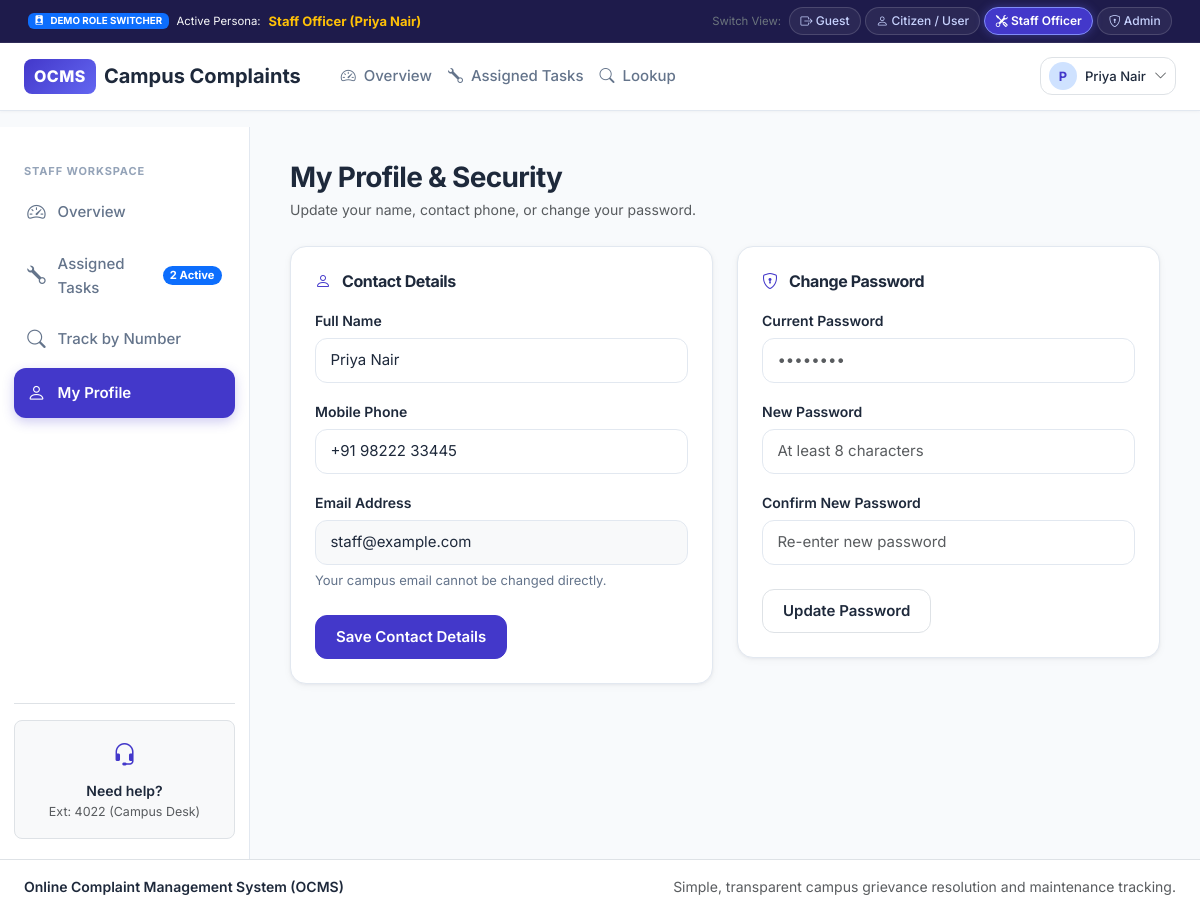
Screenshot of /profile (signed in) with the database file from the repository.
### app/models.py (models this page shows, shortened)
class User(UserMixin, db.Model):
    __tablename__ = 'users'
    id = db.Column(db.Integer, primary_key=True)
    name = db.Column(db.String(100), nullable=False)
    email = db.Column(db.String(120), unique=True, nullable=False, index=True)
    phone = db.Column(db.String(20), nullable=True)
    password_hash = db.Column(db.String(255), nullable=False)
    role = db.Column(db.String(20), default='user', nullable=False, index=True)  # 'user', 'staff', 'admin'
    is_active = db.Column(db.Boolean, default=True, nullable=False)
    department = db.Column(db.String(100), nullable=True)
    failed_attempts = db.Column(db.Integer, default=0, nullable=False)
    locked_until = db.Column(SliceableDateTimeType, nullable=True)
    created_at = db.Column(SliceableDateTimeType, default=datetime.utcnow, nullable=False)
    complaints = db.relationship('Complaint', foreign_keys='Complaint.user_id', backref='user', lazy=True)
    assigned_complaints = db.relationship('Complaint', foreign_keys='Complaint.assigned_to', backref='assignee', lazy=True)
    notifications = db.relationship('Notification', backref='user', lazy=True, cascade='all, delete-orphan')

### app/user/routes.py (the view, shortened to what this page needs)
@user_bp.route('/profile', methods=['GET', 'POST'])
@login_required
def profile():
    return render_template(
        'user/profile.html',
        is_dashboard=True,
        active_page='profile',
        user=current_user
    )

### app/__init__.py (called while the page is built)
@login_manager.user_loader
def load_user(user_id):
    return db.session.get(User, int(user_id))

def smart_url_for(endpoint, **values):
    try:
        return flask_url_for(endpoint, **values)
    except Exception:
        for prefix in ['auth', 'user', 'admin', 'staff', 'main']:
            try:
                return flask_url_for(f"{prefix}.{endpoint}", **values)
            except Exception:
                pass
        return flask_url_for(endpoint, **values)

### app/models.py (called while the page is built)
    def process_result_value(self, value, dialect):
        if value is not None:
            return SliceableDateTime(
                value.year, value.month, value.day,
                value.hour, value.minute, value.second,
                value.microsecond, value.tzinfo
            )
        return value

### templates/user/profile.html (shortened to what this page needs)
{% extends 'base.html' %}
{% block content %}
<div class="mb-4">
  <h2 class="fw-bold text-dark mb-1">My Profile & Security</h2>
  <p class="text-muted small mb-0">Update your name, contact phone, or change your password.</p>
</div>
<div class="row g-4">
  <div class="col-lg-6">
    <div class="ocms-card p-4">
      <h5 class="fw-bold text-dark mb-3"><i class="bi bi-person me-2 text-primary"></i> Contact Details</h5>
      <form action="{{ url_for('profile') }}" method="POST">
        <div class="mb-3">
          <label class="form-label">Full Name</label>
          <input type="text" class="form-control" name="name" value="{{ current_user.name }}" required>
        </div>
        <div class="mb-3">
          <label class="form-label">Mobile Phone</label>
          <input type="tel" class="form-control" name="phone" value="{{ current_user.phone or '' }}" placeholder="+91 98765 43210">
        </div>
        <div class="mb-4">
          <label class="form-label">Email Address</label>
          <input type="email" class="form-control bg-light" value="{{ current_user.email }}" readonly>
          <div class="form-text">Your campus email cannot be changed directly.</div>
        </div>
        <button type="submit" class="btn btn-primary">
          Save Contact Details
        </button>
      </form>
    </div>
  </div>
  <div class="col-lg-6">
    <div class="ocms-card p-4">
      <h5 class="fw-bold text-dark mb-3"><i class="bi bi-shield-lock me-2 text-primary"></i> Change Password</h5>
      <form action="{{ url_for('profile') }}" method="POST">
        <div class="mb-3">
          <label class="form-label">Current Password</label>
          <input type="password" class="form-control" name="current_password" placeholder="••••••••" required>
        </div>
        <div class="mb-3">
          <label class="form-label">New Password</label>
          <input type="password" class="form-control" name="new_password" placeholder="At least 8 characters" required minlength="8">
        </div>
        <div class="mb-4">
          <label class="form-label">Confirm New Password</label>
          <input type="password" class="form-control" name="confirm_password" placeholder="Re-enter new password" required minlength="8">
        </div>
        <button type="submit" class="btn btn-light border">
          Update Password
        </button>
      </form>
    </div>
  </div>
</div>
{% endblock %}

### templates/partials/navbar.html (shortened to what this page needs)
<nav class="navbar navbar-expand-lg ocms-navbar">
  <div class="container-fluid px-3 px-md-4">
    <a class="navbar-brand d-flex align-items-center gap-2 fw-bold text-dark text-decoration-none" href="{{ url_for('index') }}">
      <span class="brand-badge fs-6">OCMS</span>
      <span class="fs-5 d-none d-sm-inline">Campus Complaints</span>
    </a>
    <div class="collapse navbar-collapse" id="ocmsNavContent">
      <ul class="navbar-nav me-auto mb-2 mb-lg-0 ms-lg-3">
        {% if not session.get('role') %}
          <li class="nav-item">
            <a class="nav-link" href="{{ url_for('index') }}"><i class="bi bi-house me-1"></i> Home</a>
          </li>
          <li class="nav-item">
            <a class="nav-link" href="{{ url_for('index') }}#categories"><i class="bi bi-grid me-1"></i> Categories</a>
          </li>
          <li class="nav-item">
            <a class="nav-link" href="{{ url_for('track_public') }}"><i class="bi bi-search me-1"></i> Track a Complaint</a>
          </li>
        {% elif session.get('role') == 'staff' %}
          <li class="nav-item">
            <a class="nav-link" href="{{ url_for('staff_dashboard') }}"><i class="bi bi-speedometer2 me-1"></i> Overview</a>
          </li>
          <li class="nav-item">
            <a class="nav-link" href="{{ url_for('staff_complaints') }}"><i class="bi bi-wrench me-1"></i> Assigned Tasks</a>
          </li>
          <li class="nav-item">
            <a class="nav-link" href="{{ url_for('track_public') }}"><i class="bi bi-search me-1"></i> Lookup</a>
          </li>
        {% endif %}
      </ul>
      <div class="d-flex align-items-center flex-wrap gap-2">
        {% if not session.get('role') %}
          <a href="{{ url_for('submit_complaint') }}" class="btn btn-primary btn-sm px-3 shadow-sm">
            <i class="bi bi-plus-circle me-1"></i> Submit a Complaint
          </a>
          <a href="{{ url_for('login') }}" class="btn btn-light btn-sm px-3 border">
            Log In
          </a>
        {% else %}
          <div class="dropdown">
            <button class="btn btn-light btn-sm border d-flex align-items-center gap-2 py-1 px-2" type="button" data-bs-toggle="dropdown" aria-expanded="false">
              <span class="rounded-circle bg-primary-subtle text-primary d-inline-flex align-items-center justify-content-center fw-bold" style="width: 28px; height: 28px; font-size: 0.8rem;">
                {{ session.get('user_name', 'User')[:1] }}
              </span>
              <span class="fw-medium small d-none d-sm-inline">{{ session.get('user_name', 'Account') }}</span>
              <i class="bi bi-chevron-down text-muted small"></i>
            </button>
          </div>
        {% endif %}
      </div>
    </div>
  </div>
</nav>

### static/css/theme.css (style rules this page uses)
:root { --ocms-primary: #4338ca; --ocms-primary-hover: #3730a3; --ocms-primary-light: #eef2ff; --ocms-primary-glow: rgba(67, 56, 202, 0.15); --ocms-teal: #0d9488; --ocms-teal-light: #f0fdfa; --ocms-bg: #f8fafc; --ocms-card: #ffffff; --ocms-border: #e2e8f0; --ocms-border-focus: #a5b4fc; --ocms-text: #1e293b; --ocms-text-muted: #64748b; --ocms-text-light: #94a3b8; --status-pending-bg: #fef3c7; --status-pending-text: #92400e; --status-pending-border: #fde68a; --status-progress-bg: #e0e7ff; --status-progress-text: #3730a3; --status-progress-border: #c7d2fe; --status-resolved-bg: #d1fae5; --status-resolved-text: #065f46; --status-resolved-border: #a7f3d0; --status-rejected-bg: #ffe4e6; --status-rejected-text: #9f1239; --status-rejected-border: #fecdd3; --status-neutral-bg: #f1f5f9; --status-neutral-text: #475569; --status-neutral-border: #e2e8f0; --radius-sm: 8px; --radius-md: 12px; --radius-lg: 16px; --radius-xl: 20px; --radius-pill: 9999px; --shadow-subtle: 0 1px 3px rgba(15, 23, 42, 0.04); --shadow-card: 0 2px 8px rgba(15, 23, 42, 0.04), 0 1px 3px rgba(15, 23, 42, 0.05); --shadow-hover: 0 10px 20px -3px rgba(15, 23, 42, 0.08), 0 4px 6px -2px rgba(15, 23, 42, 0.03); --shadow-focus: 0 0 0 4px rgba(67, 56, 202, 0.12); --font-family: 'Inter', system-ui, -apple-system, BlinkMacSystemFont, 'Segoe UI', Roboto, sans-serif; --navbar-height: 68px; --sidebar-width: 250px; }
*, *::before, *::after { box-sizing: border-box; }
html { font-size: 16px; }
body { font-family: var(--font-family); background-color: var(--ocms-bg); color: var(--ocms-text); margin: 0; min-height: 100vh; display: flex; flex-direction: column; line-height: 1.6; -webkit-font-smoothing: antialiased; }
h1, h2, h3, h4, h5, h6 { color: var(--ocms-text); font-weight: 700; letter-spacing: -0.025em; line-height: 1.3; }
h2 { font-size: 1.75rem; }
h5 { font-size: 1rem; }
p, .form-text, .text-secondary { color: var(--ocms-text-muted); }
.text-dark { color: var(--ocms-text) !important; }
.text-primary { color: var(--ocms-primary) !important; }
.ocms-navbar { height: var(--navbar-height); background: #ffffff; border-bottom: 1px solid var(--ocms-border); box-shadow: var(--shadow-subtle); position: sticky; top: 0; z-index: 1030; }
.brand-badge { background: linear-gradient(135deg, var(--ocms-primary), #6366f1); color: #ffffff; padding: 5px 10px; border-radius: var(--radius-sm); font-weight: 800; letter-spacing: 0.5px; }
.ocms-navbar .nav-link { color: var(--ocms-text-muted); font-weight: 500; font-size: 0.9375rem; padding: 0.5rem 0.85rem; border-radius: var(--radius-sm); transition: all 0.2s ease; }
.ocms-card { background: var(--ocms-card); border-radius: var(--radius-lg); border: 1px solid var(--ocms-border); box-shadow: var(--shadow-card); transition: transform 0.2s ease, box-shadow 0.2s ease; }
.btn { font-weight: 600; font-size: 0.9375rem; border-radius: var(--radius-md); padding: 0.6rem 1.25rem; transition: all 0.2s ease; display: inline-flex; align-items: center; justify-content: center; gap: 0.45rem; }
.btn-primary { background-color: var(--ocms-primary); border-color: var(--ocms-primary); color: #ffffff; }
.btn-light { background-color: #ffffff; border-color: var(--ocms-border); color: var(--ocms-text); }
.form-label { font-weight: 600; font-size: 0.875rem; color: var(--ocms-text); margin-bottom: 0.35rem; }
.form-control, .form-select { font-size: 0.9375rem; padding: 0.65rem 0.9rem; border-radius: var(--radius-md); border: 1px solid var(--ocms-border); background-color: #ffffff; color: var(--ocms-text); transition: border-color 0.15s ease, box-shadow 0.15s ease; }
.form-text { font-size: 0.8125rem; color: var(--ocms-text-muted); margin-top: 0.3rem; }

### rows the page displays
User: get "Priya Nair", name "Priya Nair", phone "+91 98222 33445", email "staff@example.com"

### other values shown
{{ session.get('user_name', 'User')[:1] }} "P"
